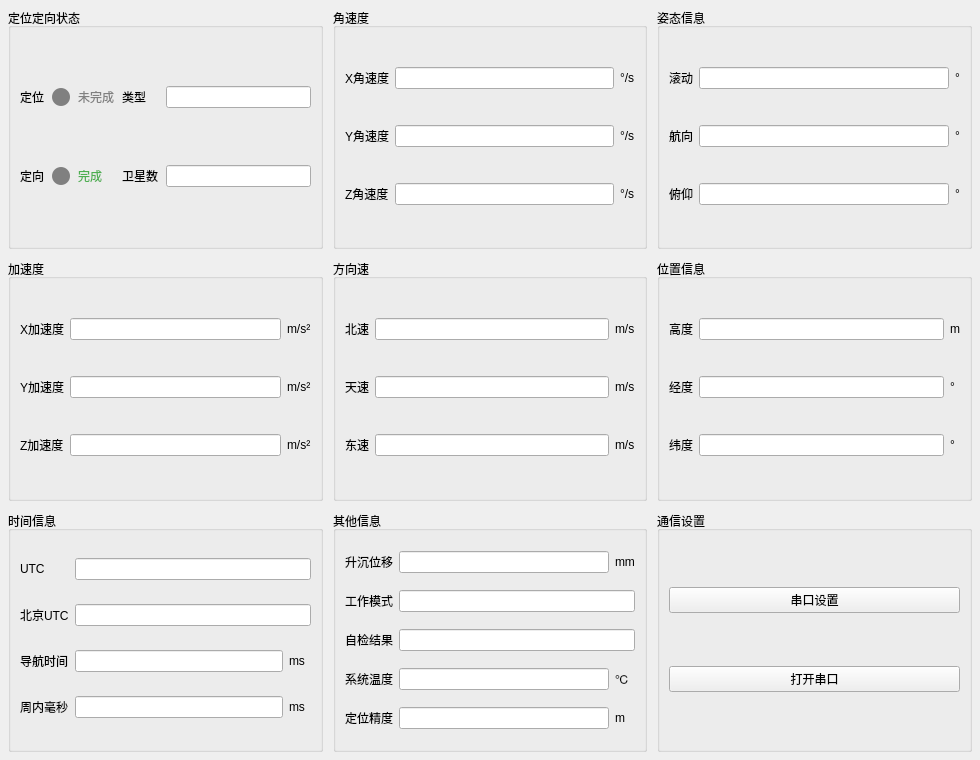
<?xml version="1.0" encoding="UTF-8"?>
<ui version="4.0">
 <class>NaviReceiver</class>
 <widget class="QWidget" name="NaviReceiver">
  <property name="geometry">
   <rect>
    <x>0</x>
    <y>0</y>
    <width>980</width>
    <height>760</height>
   </rect>
  </property>
  <property name="windowTitle">
   <string>Navi Receiver</string>
  </property>
  <layout class="QVBoxLayout" name="verticalLayoutMain">
   <property name="leftMargin">
    <number>8</number>
   </property>
   <property name="topMargin">
    <number>8</number>
   </property>
   <property name="rightMargin">
    <number>8</number>
   </property>
   <property name="bottomMargin">
    <number>8</number>
   </property>
   <item>
    <layout class="QGridLayout" name="gridLayoutMain" rowstretch="0,0,0" columnstretch="0,0,0">
     <property name="spacing">
      <number>10</number>
     </property>
     <item row="0" column="0">
      <widget class="QGroupBox" name="groupNavigationStatus">
       <property name="title">
        <string>定位定向状态</string>
       </property>
       <layout class="QGridLayout" name="gridLayoutNavigationStatus">
        <property name="spacing">
         <number>8</number>
        </property>
        <item row="0" column="0">
         <widget class="QLabel" name="labelPositioning">
          <property name="text">
           <string>定位</string>
          </property>
         </widget>
        </item>
        <item row="0" column="1">
         <widget class="QLabel" name="indicatorPositioning">
          <property name="minimumSize">
           <size>
            <width>18</width>
            <height>18</height>
           </size>
          </property>
          <property name="maximumSize">
           <size>
            <width>18</width>
            <height>18</height>
           </size>
          </property>
          <property name="styleSheet">
           <string notr="true">background-color: #808080; border-radius: 9px;</string>
          </property>
          <property name="text">
           <string/>
          </property>
         </widget>
        </item>
        <item row="0" column="2">
         <widget class="QLabel" name="labelStatusIncomplete">
          <property name="styleSheet">
           <string notr="true">color: #808080;</string>
          </property>
          <property name="text">
           <string>未完成</string>
          </property>
         </widget>
        </item>
        <item row="0" column="3">
         <widget class="QLabel" name="labelPositionType">
          <property name="text">
           <string>类型</string>
          </property>
         </widget>
        </item>
        <item row="0" column="4">
         <widget class="QLineEdit" name="editPositionType">
          <property name="readOnly">
           <bool>true</bool>
          </property>
         </widget>
        </item>
        <item row="1" column="0">
         <widget class="QLabel" name="labelOrientation">
          <property name="text">
           <string>定向</string>
          </property>
         </widget>
        </item>
        <item row="1" column="1">
         <widget class="QLabel" name="indicatorOrientation">
          <property name="minimumSize">
           <size>
            <width>18</width>
            <height>18</height>
           </size>
          </property>
          <property name="maximumSize">
           <size>
            <width>18</width>
            <height>18</height>
           </size>
          </property>
          <property name="styleSheet">
           <string notr="true">background-color: #808080; border-radius: 9px;</string>
          </property>
          <property name="text">
           <string/>
          </property>
         </widget>
        </item>
        <item row="1" column="2">
         <widget class="QLabel" name="labelStatusComplete">
          <property name="styleSheet">
           <string notr="true">color: #4CAF50;</string>
          </property>
          <property name="text">
           <string>完成</string>
          </property>
         </widget>
        </item>
        <item row="1" column="3">
         <widget class="QLabel" name="labelSatelliteCount">
          <property name="text">
           <string>卫星数</string>
          </property>
         </widget>
        </item>
        <item row="1" column="4">
         <widget class="QLineEdit" name="editSatelliteCount">
          <property name="readOnly">
           <bool>true</bool>
          </property>
         </widget>
        </item>
       </layout>
      </widget>
     </item>
     <item row="0" column="1">
      <widget class="QGroupBox" name="groupAngularSpeed">
       <property name="title">
        <string>角速度</string>
       </property>
       <layout class="QGridLayout" name="gridLayoutAngularSpeed">
        <item row="0" column="0">
         <widget class="QLabel" name="labelAngularX">
          <property name="text">
           <string>X角速度</string>
          </property>
         </widget>
        </item>
        <item row="0" column="1">
         <widget class="QLineEdit" name="editAngularX">
          <property name="readOnly">
           <bool>true</bool>
          </property>
         </widget>
        </item>
        <item row="0" column="2">
         <widget class="QLabel" name="labelAngularXUnit">
          <property name="text">
           <string>°/s</string>
          </property>
         </widget>
        </item>
        <item row="1" column="0">
         <widget class="QLabel" name="labelAngularY">
          <property name="text">
           <string>Y角速度</string>
          </property>
         </widget>
        </item>
        <item row="1" column="1">
         <widget class="QLineEdit" name="editAngularY">
          <property name="readOnly">
           <bool>true</bool>
          </property>
         </widget>
        </item>
        <item row="1" column="2">
         <widget class="QLabel" name="labelAngularYUnit">
          <property name="text">
           <string>°/s</string>
          </property>
         </widget>
        </item>
        <item row="2" column="0">
         <widget class="QLabel" name="labelAngularZ">
          <property name="text">
           <string>Z角速度</string>
          </property>
         </widget>
        </item>
        <item row="2" column="1">
         <widget class="QLineEdit" name="editAngularZ">
          <property name="readOnly">
           <bool>true</bool>
          </property>
         </widget>
        </item>
        <item row="2" column="2">
         <widget class="QLabel" name="labelAngularZUnit">
          <property name="text">
           <string>°/s</string>
          </property>
         </widget>
        </item>
       </layout>
      </widget>
     </item>
     <item row="0" column="2">
      <widget class="QGroupBox" name="groupAttitude">
       <property name="title">
        <string>姿态信息</string>
       </property>
       <layout class="QGridLayout" name="gridLayoutAttitude">
        <item row="0" column="0">
         <widget class="QLabel" name="labelRoll">
          <property name="text">
           <string>滚动</string>
          </property>
         </widget>
        </item>
        <item row="0" column="1">
         <widget class="QLineEdit" name="editRoll">
          <property name="readOnly">
           <bool>true</bool>
          </property>
         </widget>
        </item>
        <item row="0" column="2">
         <widget class="QLabel" name="labelRollUnit">
          <property name="text">
           <string>°</string>
          </property>
         </widget>
        </item>
        <item row="1" column="0">
         <widget class="QLabel" name="labelYaw">
          <property name="text">
           <string>航向</string>
          </property>
         </widget>
        </item>
        <item row="1" column="1">
         <widget class="QLineEdit" name="editYaw">
          <property name="readOnly">
           <bool>true</bool>
          </property>
         </widget>
        </item>
        <item row="1" column="2">
         <widget class="QLabel" name="labelYawUnit">
          <property name="text">
           <string>°</string>
          </property>
         </widget>
        </item>
        <item row="2" column="0">
         <widget class="QLabel" name="labelPitch">
          <property name="text">
           <string>俯仰</string>
          </property>
         </widget>
        </item>
        <item row="2" column="1">
         <widget class="QLineEdit" name="editPitch">
          <property name="readOnly">
           <bool>true</bool>
          </property>
         </widget>
        </item>
        <item row="2" column="2">
         <widget class="QLabel" name="labelPitchUnit">
          <property name="text">
           <string>°</string>
          </property>
         </widget>
        </item>
       </layout>
      </widget>
     </item>
     <item row="1" column="0">
      <widget class="QGroupBox" name="groupAcceleration">
       <property name="title">
        <string>加速度</string>
       </property>
       <layout class="QGridLayout" name="gridLayoutAcceleration">
        <item row="0" column="0">
         <widget class="QLabel" name="labelAccelX">
          <property name="text">
           <string>X加速度</string>
          </property>
         </widget>
        </item>
        <item row="0" column="1">
         <widget class="QLineEdit" name="editAccelX">
          <property name="readOnly">
           <bool>true</bool>
          </property>
         </widget>
        </item>
        <item row="0" column="2">
         <widget class="QLabel" name="labelAccelXUnit">
          <property name="text">
           <string>m/s²</string>
          </property>
         </widget>
        </item>
        <item row="1" column="0">
         <widget class="QLabel" name="labelAccelY">
          <property name="text">
           <string>Y加速度</string>
          </property>
         </widget>
        </item>
        <item row="1" column="1">
         <widget class="QLineEdit" name="editAccelY">
          <property name="readOnly">
           <bool>true</bool>
          </property>
         </widget>
        </item>
        <item row="1" column="2">
         <widget class="QLabel" name="labelAccelYUnit">
          <property name="text">
           <string>m/s²</string>
          </property>
         </widget>
        </item>
        <item row="2" column="0">
         <widget class="QLabel" name="labelAccelZ">
          <property name="text">
           <string>Z加速度</string>
          </property>
         </widget>
        </item>
        <item row="2" column="1">
         <widget class="QLineEdit" name="editAccelZ">
          <property name="readOnly">
           <bool>true</bool>
          </property>
         </widget>
        </item>
        <item row="2" column="2">
         <widget class="QLabel" name="labelAccelZUnit">
          <property name="text">
           <string>m/s²</string>
          </property>
         </widget>
        </item>
       </layout>
      </widget>
     </item>
     <item row="1" column="1">
      <widget class="QGroupBox" name="groupVelocity">
       <property name="title">
        <string>方向速</string>
       </property>
       <layout class="QGridLayout" name="gridLayoutVelocity">
        <item row="0" column="0">
         <widget class="QLabel" name="labelSpeedNorth">
          <property name="text">
           <string>北速</string>
          </property>
         </widget>
        </item>
        <item row="0" column="1">
         <widget class="QLineEdit" name="editSpeedNorth">
          <property name="readOnly">
           <bool>true</bool>
          </property>
         </widget>
        </item>
        <item row="0" column="2">
         <widget class="QLabel" name="labelSpeedNorthUnit">
          <property name="text">
           <string>m/s</string>
          </property>
         </widget>
        </item>
        <item row="1" column="0">
         <widget class="QLabel" name="labelSpeedUp">
          <property name="text">
           <string>天速</string>
          </property>
         </widget>
        </item>
        <item row="1" column="1">
         <widget class="QLineEdit" name="editSpeedUp">
          <property name="readOnly">
           <bool>true</bool>
          </property>
         </widget>
        </item>
        <item row="1" column="2">
         <widget class="QLabel" name="labelSpeedUpUnit">
          <property name="text">
           <string>m/s</string>
          </property>
         </widget>
        </item>
        <item row="2" column="0">
         <widget class="QLabel" name="labelSpeedEast">
          <property name="text">
           <string>东速</string>
          </property>
         </widget>
        </item>
        <item row="2" column="1">
         <widget class="QLineEdit" name="editSpeedEast">
          <property name="readOnly">
           <bool>true</bool>
          </property>
         </widget>
        </item>
        <item row="2" column="2">
         <widget class="QLabel" name="labelSpeedEastUnit">
          <property name="text">
           <string>m/s</string>
          </property>
         </widget>
        </item>
       </layout>
      </widget>
     </item>
     <item row="1" column="2">
      <widget class="QGroupBox" name="groupPosition">
       <property name="title">
        <string>位置信息</string>
       </property>
       <layout class="QGridLayout" name="gridLayoutPosition">
        <item row="0" column="0">
         <widget class="QLabel" name="labelAltitude">
          <property name="text">
           <string>高度</string>
          </property>
         </widget>
        </item>
        <item row="0" column="1">
         <widget class="QLineEdit" name="editAltitude">
          <property name="readOnly">
           <bool>true</bool>
          </property>
         </widget>
        </item>
        <item row="0" column="2">
         <widget class="QLabel" name="labelAltitudeUnit">
          <property name="text">
           <string>m</string>
          </property>
         </widget>
        </item>
        <item row="1" column="0">
         <widget class="QLabel" name="labelLongitude">
          <property name="text">
           <string>经度</string>
          </property>
         </widget>
        </item>
        <item row="1" column="1">
         <widget class="QLineEdit" name="editLongitude">
          <property name="readOnly">
           <bool>true</bool>
          </property>
         </widget>
        </item>
        <item row="1" column="2">
         <widget class="QLabel" name="labelLongitudeUnit">
          <property name="text">
           <string>°</string>
          </property>
         </widget>
        </item>
        <item row="2" column="0">
         <widget class="QLabel" name="labelLatitude">
          <property name="text">
           <string>纬度</string>
          </property>
         </widget>
        </item>
        <item row="2" column="1">
         <widget class="QLineEdit" name="editLatitude">
          <property name="readOnly">
           <bool>true</bool>
          </property>
         </widget>
        </item>
        <item row="2" column="2">
         <widget class="QLabel" name="labelLatitudeUnit">
          <property name="text">
           <string>°</string>
          </property>
         </widget>
        </item>
       </layout>
      </widget>
     </item>
     <item row="2" column="0">
      <widget class="QGroupBox" name="groupTime">
       <property name="title">
        <string>时间信息</string>
       </property>
       <layout class="QGridLayout" name="gridLayoutTime">
        <item row="2" column="1">
         <widget class="QLineEdit" name="editNavTimeMs">
          <property name="readOnly">
           <bool>true</bool>
          </property>
         </widget>
        </item>
        <item row="3" column="0">
         <widget class="QLabel" name="labelWeekMs">
          <property name="text">
           <string>周内毫秒</string>
          </property>
         </widget>
        </item>
        <item row="2" column="0">
         <widget class="QLabel" name="labelNavTime">
          <property name="text">
           <string>导航时间</string>
          </property>
         </widget>
        </item>
        <item row="1" column="1" colspan="3">
         <widget class="QLineEdit" name="editBeijingUtc">
          <property name="readOnly">
           <bool>true</bool>
          </property>
         </widget>
        </item>
        <item row="3" column="1">
         <widget class="QLineEdit" name="editWeekMs">
          <property name="readOnly">
           <bool>true</bool>
          </property>
         </widget>
        </item>
        <item row="0" column="1" colspan="3">
         <widget class="QLineEdit" name="editUtc">
          <property name="readOnly">
           <bool>true</bool>
          </property>
         </widget>
        </item>
        <item row="2" column="2">
         <widget class="QLabel" name="labelNavTimeUnit">
          <property name="text">
           <string>ms</string>
          </property>
         </widget>
        </item>
        <item row="1" column="0">
         <widget class="QLabel" name="labelBeijingUtc">
          <property name="text">
           <string>北京UTC</string>
          </property>
         </widget>
        </item>
        <item row="3" column="2">
         <widget class="QLabel" name="labelWeekMsUnit">
          <property name="text">
           <string>ms</string>
          </property>
         </widget>
        </item>
        <item row="0" column="0">
         <widget class="QLabel" name="labelUtc">
          <property name="text">
           <string>UTC</string>
          </property>
         </widget>
        </item>
       </layout>
      </widget>
     </item>
     <item row="2" column="1">
      <widget class="QGroupBox" name="groupOtherInfo">
       <property name="title">
        <string>其他信息</string>
       </property>
       <layout class="QGridLayout" name="gridLayoutOtherInfo">
        <item row="0" column="0">
         <widget class="QLabel" name="labelHeave">
          <property name="text">
           <string>升沉位移</string>
          </property>
         </widget>
        </item>
        <item row="0" column="1">
         <widget class="QLineEdit" name="editHeave">
          <property name="readOnly">
           <bool>true</bool>
          </property>
         </widget>
        </item>
        <item row="0" column="2">
         <widget class="QLabel" name="labelHeaveUnit">
          <property name="text">
           <string>mm</string>
          </property>
         </widget>
        </item>
        <item row="1" column="0">
         <widget class="QLabel" name="labelWorkMode">
          <property name="text">
           <string>工作模式</string>
          </property>
         </widget>
        </item>
        <item row="1" column="1" colspan="2">
         <widget class="QLineEdit" name="editWorkMode">
          <property name="readOnly">
           <bool>true</bool>
          </property>
         </widget>
        </item>
        <item row="2" column="0">
         <widget class="QLabel" name="labelSelfTest">
          <property name="text">
           <string>自检结果</string>
          </property>
         </widget>
        </item>
        <item row="2" column="1" colspan="2">
         <widget class="QLineEdit" name="editSelfTest">
          <property name="readOnly">
           <bool>true</bool>
          </property>
         </widget>
        </item>
        <item row="3" column="0">
         <widget class="QLabel" name="labelSystemTemp">
          <property name="text">
           <string>系统温度</string>
          </property>
         </widget>
        </item>
        <item row="3" column="1">
         <widget class="QLineEdit" name="editSystemTemp">
          <property name="readOnly">
           <bool>true</bool>
          </property>
         </widget>
        </item>
        <item row="3" column="2">
         <widget class="QLabel" name="labelSystemTempUnit">
          <property name="text">
           <string>℃</string>
          </property>
         </widget>
        </item>
        <item row="4" column="0">
         <widget class="QLabel" name="labelPositionAccuracy">
          <property name="text">
           <string>定位精度</string>
          </property>
         </widget>
        </item>
        <item row="4" column="1">
         <widget class="QLineEdit" name="editPositionAccuracy">
          <property name="readOnly">
           <bool>true</bool>
          </property>
         </widget>
        </item>
        <item row="4" column="2">
         <widget class="QLabel" name="labelPositionAccuracyUnit">
          <property name="text">
           <string>m</string>
          </property>
         </widget>
        </item>
       </layout>
      </widget>
     </item>
     <item row="2" column="2">
      <widget class="QGroupBox" name="groupCommunication">
       <property name="title">
        <string>通信设置</string>
       </property>
       <layout class="QVBoxLayout" name="verticalLayoutCommunication">
        <item>
         <widget class="QPushButton" name="set_uart">
          <property name="text">
           <string>串口设置</string>
          </property>
         </widget>
        </item>
        <item>
         <widget class="QPushButton" name="open_uart">
          <property name="text">
           <string>打开串口</string>
          </property>
         </widget>
        </item>
       </layout>
      </widget>
     </item>
    </layout>
   </item>
  </layout>
 </widget>
 <resources/>
 <connections/>
</ui>
